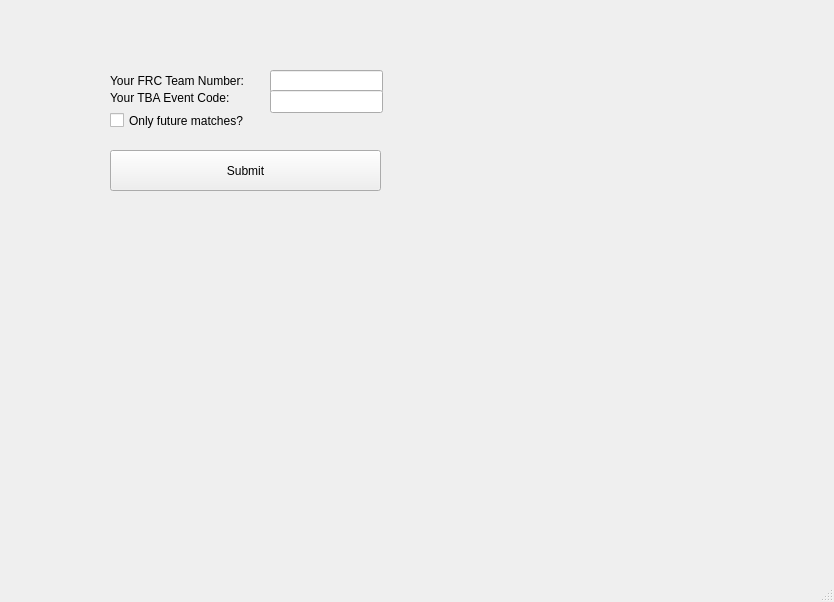
<?xml version="1.0" encoding="UTF-8"?>
<ui version="4.0">
 <class>MainWindow</class>
 <widget class="QMainWindow" name="MainWindow">
  <property name="geometry">
   <rect>
    <x>0</x>
    <y>0</y>
    <width>834</width>
    <height>602</height>
   </rect>
  </property>
  <property name="windowTitle">
   <string>LeoStats</string>
  </property>
  <widget class="QWidget" name="centralwidget">
   <widget class="QLineEdit" name="lineEdit">
    <property name="geometry">
     <rect>
      <x>270</x>
      <y>70</y>
      <width>113</width>
      <height>23</height>
     </rect>
    </property>
   </widget>
   <widget class="QLabel" name="label">
    <property name="geometry">
     <rect>
      <x>110</x>
      <y>70</y>
      <width>161</width>
      <height>21</height>
     </rect>
    </property>
    <property name="text">
     <string>Your FRC Team Number:</string>
    </property>
   </widget>
   <widget class="QLineEdit" name="lineEdit_2">
    <property name="geometry">
     <rect>
      <x>270</x>
      <y>90</y>
      <width>113</width>
      <height>23</height>
     </rect>
    </property>
   </widget>
   <widget class="QLabel" name="label_2">
    <property name="geometry">
     <rect>
      <x>110</x>
      <y>90</y>
      <width>161</width>
      <height>16</height>
     </rect>
    </property>
    <property name="text">
     <string>Your TBA Event Code:</string>
    </property>
   </widget>
   <widget class="QCheckBox" name="checkBox">
    <property name="geometry">
     <rect>
      <x>110</x>
      <y>110</y>
      <width>151</width>
      <height>21</height>
     </rect>
    </property>
    <property name="text">
     <string>Only future matches?</string>
    </property>
   </widget>
   <widget class="QPushButton" name="pushButton">
    <property name="geometry">
     <rect>
      <x>110</x>
      <y>150</y>
      <width>271</width>
      <height>41</height>
     </rect>
    </property>
    <property name="text">
     <string>Submit</string>
    </property>
   </widget>
  </widget>
  <widget class="QStatusBar" name="statusbar"/>
 </widget>
 <resources/>
 <connections/>
</ui>
